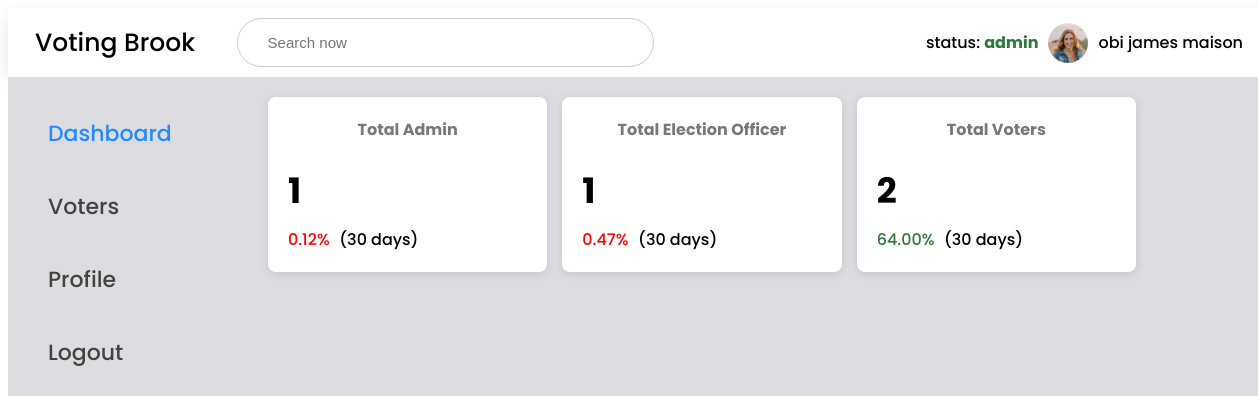
Page /dashboard.php (signed in) on the committed database.
### tables this page shows
CREATE TABLE `users` (
  `id` int(11) NOT NULL,
  `first_name` varchar(250) NOT NULL,
  `last_name` varchar(250) NOT NULL,
  `email` varchar(250) NOT NULL,
  `userType` varchar(250) NOT NULL,
  `password` varchar(250) NOT NULL,
  `phoneNumber` varchar(250) DEFAULT NULL,
  `address` varchar(1000) DEFAULT NULL,
  `picture` varchar(1000) NOT NULL,
  `location` varchar(1000) NOT NULL
);

### dashboard.php (the view, shortened to what this page needs)
<?php
      require_once "conn.php";
?>
<!DOCTYPE html>
<html lang="en">
<head>
    <link rel="stylesheet" href="css/dashboard.css">
</head>
<body>
    <div class="wrapper">
        <header>
            <p class="logo">Voting Brook</p>
            <?php
                    $userId = $_SESSION['id'];
                    $query = "SELECT * FROM users WHERE users.id =  $userId";
                    $results1 = mysqli_query($conn, $query);
                    $user = mysqli_fetch_assoc($results1);
                ?>
            <div class="top_bar">
                <form action="voters.php" method="get">
                    <?php if($user['userType']=== 'admin'): ?>
                    <div class="search_now">
                        <input placeholder="Search now" class="draft" name="voter_name" />
                    </div>
                    <?php endif; ?>
                </form>
                <div class="profile_info">
                    <p>status: <span class="status"><?php echo $user['userType'] ?></span> </p>
                    <img src="images/face28.jpg" alt="face28">
                    <p> <?php echo $user['last_name'];?> <?php echo $user['first_name']; ?></p>
                </div>
            </div>
        </header>
        <div class="container">
            <div class="display_flex">
                <div class="sidebar">
                    <p><a href="./dashboard.php" class="active">Dashboard</a></p>
                    <?php if($user['userType'] === 'admin' || $user['userType'] === 'election_officer' ): ?>
                    <p><a href="./voters.php">Voters</a></p>
                    <?php endif ?>
                    <p><a href="./account.php">Profile</a></p>
                    <p><a href="./logout.php">Logout</a></p>
                </div>
                <div class="container_content">
                    <div class="main">
                        <div class="content_flex">
                            <?php if($user['userType'] === 'admin'): ?>
                            <?php
                                    $query4 = "SELECT COUNT(*) as total_admin FROM users WHERE users.userType = 'admin'";
                                    $results1 = mysqli_query($conn, $query4);
                                    $user4 = mysqli_fetch_assoc($results1);
                                    $totalAdmin = $user4['total_admin'];
                                    $query1 = "SELECT COUNT(*) as total_officer FROM users WHERE users.userType = 'election_officer'";
                                    $results2 = mysqli_query($conn, $query1);
                                    $user1 = mysqli_fetch_assoc($results2);
                                    $totalOfficer = $user1['total_officer'];
                                    $query2 = "SELECT COUNT(*) as total_voter FROM users WHERE users.userType = 'voter'";
                                    $results3 = mysqli_query($conn, $query2);
                                    $user5 = mysqli_fetch_assoc($results3);
                                    $totalVoter = $user5['total_voter'];
                                    ?>
                            <div class="sale_revenue_content">
                                <div class="sale">
                                    <div class="sale_1">
                                        <p>Total Admin</p>
                                    </div>
                                    <div class="sales_number">
                                        <p><?php echo   $totalAdmin; ?></p>
                                    </div>
                                    <div class="sales_percent">
                                        <p><span>0.12%</span></p>
                                        <p>(30 days)</p>
                                    </div>
                                </div>
                                <div class="revenue">
                                    <div class="revenue_1">
                                        <p>Total Election Officer</p>
                                    </div>
                                    <div class="revenue_number">
                                        <p><?php echo $totalOfficer ?></p>
                                    </div>
                                    <div class="revenue_percent">
                                        <p><span>0.47%</span></p>
                                        <p> (30 days)</p>
                                    </div>
                                </div>
                                <div class="download">
                                    <div class="download_1">
                                        <p>Total Voters</p>
                                    </div>
                                    <div class="download_number">
                                        <p><?php echo  $totalVoter ?></p>
                                    </div>
                                    <div class="download_percent">
                                        <p><span>64.00%</span></p>
                                        <p>(30 days)</p>
                                    </div>
                                </div>
                            </div>
                            <?php endif; ?>
                        </div>
                    </div>
                </div>
            </div>
        </div>
    </div>
</body>
</html>

### css/dashboard.css (style rules this page uses)
p,h1 { margin: 0; padding: 0; }
body { max-width: 100%; width: 100%; overflow: hidden; overflow-y: auto; font-family: "Poppins", sans-serif; font-weight: 500; font-style: normal; height: 100vh; }
.wrapper { max-width: 1400px; width: 100%; margin: 0 auto; height: 100%; }
header { width: 100%; background-color: white; box-shadow: 0 5px 21px -5px #cdd1e1; display: flex; align-items: center; padding-left: 27px; }
.logo { font-size: 25px; }
header img { cursor: pointer; }
.top_bar { width: 80%; display: flex; justify-content: space-between; margin: 0 auto; margin-right: 40px; align-items: center; padding: 10px; background-color: white; }
.search_now { width: 100% }
.search_now input { padding: 15px; outline: none; width: 370px; border-radius: 2rem; border: 1px solid #c9ccd7; padding-left: 30px; font-size: 15px; }
.container { height: 100%; width: 100%; background-color: #dddce1; }
.display_flex { width: 100%; display: flex; padding: 20px; }
.profile_info { max-width: 350px; width: 100%; display: flex; align-items: center; justify-content: flex-end; gap: 10px; }
.profile_info .status { color: #2c793c; font-weight: 700; }
.sidebar { max-width: 240px; width: 100%; }
.sidebar a { text-decoration: none; color: #424242; }
.sidebar p { padding: 20px; cursor: pointer; font-size: 22px; text-decoration: none; transition: 0.3s ease-in-out; }
.sidebar .active { color: #248afd; }
.container_content { width: 100%; }
.content_flex { width: 100%;; display: flex; flex-direction: column; gap: 15px; }
.main { width: calc(100% - 150px); display: flex; gap: 15px; }
.sale_revenue_content { display: flex; gap: 15px; }
.sale { width: 285px; background-color: white; padding: 20px; border-radius: 8px; box-shadow: rgba(99, 99, 99, 0.2) 0px 2px 8px 0px; }
.sale_1 { font-weight: bold; color: #787878; display: flex; justify-content: center; align-items: center; }
.sales_number { font-size: 35px; font-weight: bold; margin-top: 22px; }
.sales_percent { margin-top: 10px; display: flex; gap: 0.6rem; }
.sales_percent span { color: red; }
.revenue { width: 285px; background-color: white; padding: 20px; border-radius: 8px; box-shadow: rgba(99, 99, 99, 0.2) 0px 2px 8px 0px; }
.revenue_1 { font-weight: bold; color: #787878; display: flex; justify-content: center; align-items: center; }
.revenue_number { font-size: 35px; font-weight: bold; margin-top: 22px; }
.revenue_percent { margin-top: 10px; display: flex; gap: 0.6rem; }
.revenue_percent span { color: red; }
.download { width: 285px; background-color: white; padding: 20px; border-radius: 8px; box-shadow: rgba(99, 99, 99, 0.2) 0px 2px 8px 0px; }
.download_1 { font-weight: bold; color: #787878; display: flex; justify-content: center; align-items: center; }
.download_number { font-size: 35px; font-weight: bold; margin-top: 22px; }
.download_percent { margin-top: 10px; display: flex; gap: 0.6rem; }
.download_percent span { color: #2c793c; }

### rows in the picture
users: userType "admin", last_name "obi", first_name "james maison"

### other values in the picture
$totalAdmin "1"
$totalOfficer "1"
$totalVoter "2"
